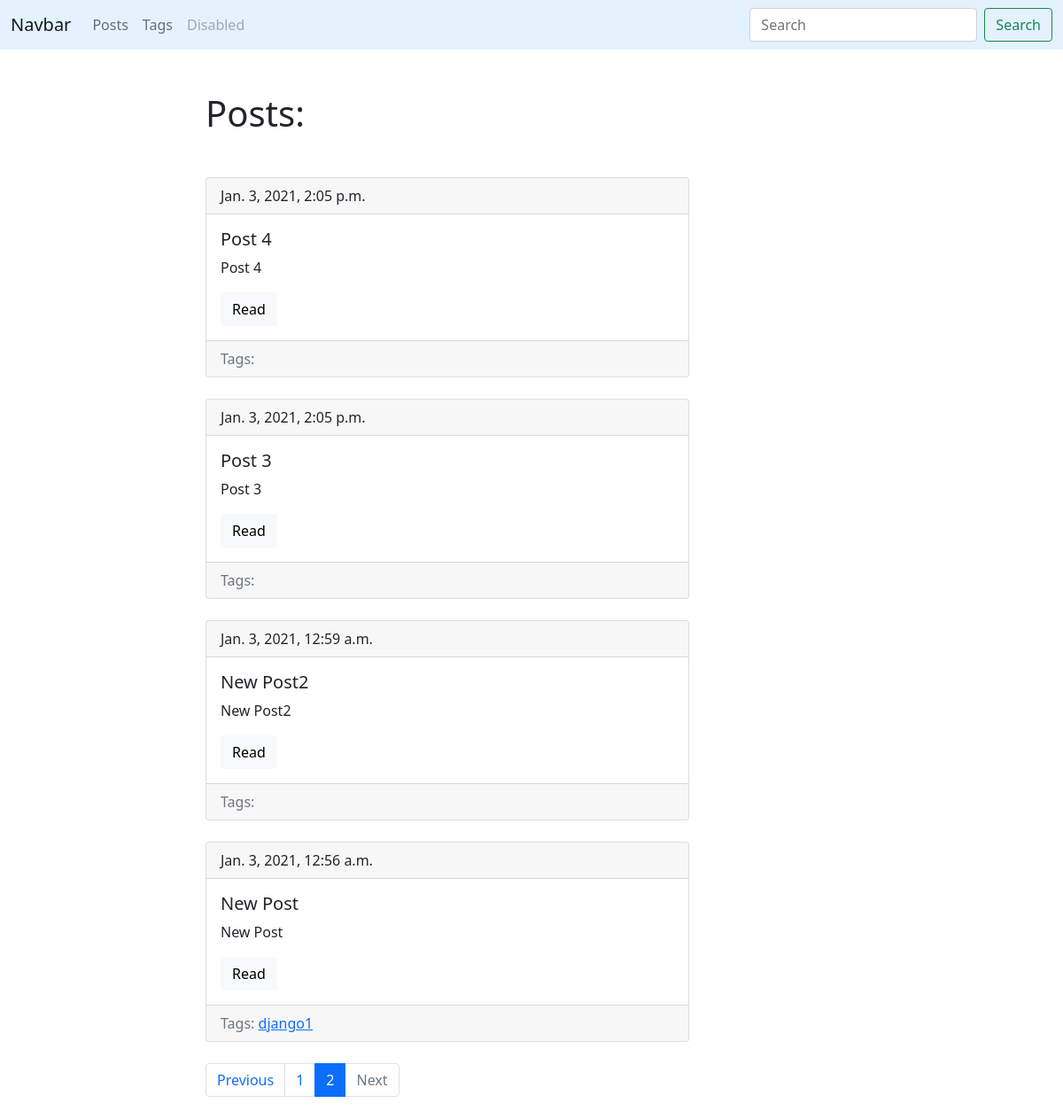
/blog/?page=2, run on an earlier commit of the app's database.
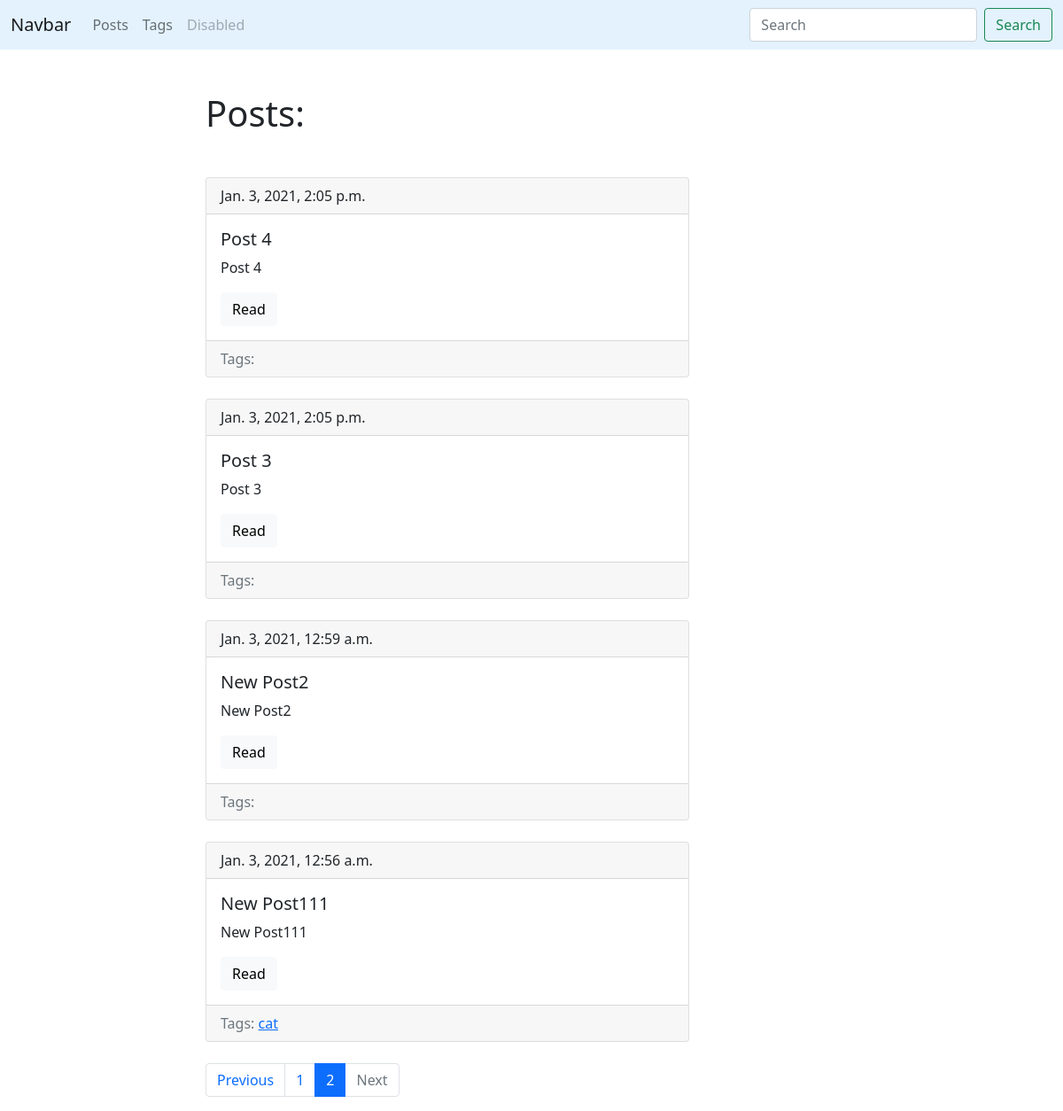
And on a later commit of the database.
### blog/models.py (models this page shows, shortened)
class Post(models.Model):
    title = models.CharField(max_length= 150, db_index = True)
    slug = models.SlugField(max_length=150, blank=True, unique=True)
    body = models.TextField(blank=True, db_index=True)
    tags = models.ManyToManyField('Tag', blank=True, related_name = 'posts')
    date_pub = models.DateTimeField(auto_now_add=True)
    def get_absolute_url(self):
        return reverse('post_detail_url', kwargs={'slug': self.slug})
    class Meta:
        ordering = ['-date_pub']

class Tag(models.Model):
    title = models.CharField(max_length=50)
    slug = models.SlugField(max_length=50, unique=True)
    def get_absolute_url(self):
        return reverse('tag_detail_url', kwargs={'slug': self.slug})
    class Meta:
        ordering = ['title']

### blog/views.py (the view)
# urls.py: path('', posts_list, name = 'posts_list_url'),
def posts_list(request):
    search_query = request.GET.get('search', '')
    if search_query:
        posts = Post.objects.filter(Q(title__icontains = search_query) | Q(body__icontains = search_query))
    else:
        posts = Post.objects.all()
    paginator = Paginator(posts, 4)
    page_number = request.GET.get('page', 1)
    page = paginator.get_page(page_number)
    is_paginated = page.has_other_pages()
    if page.has_previous():
        previous_url = f"?page={page.previous_page_number()}"
    else:
        previous_url = ''
    if page.has_next():
        next_url = f"?page={page.next_page_number()}"
    else:
        next_url = ''
    context = {
        'posts': page,
        'is_paginated': is_paginated,
        'previous_url' : previous_url,
        'next_url':next_url
    }
    return render(request, 'blog/index.html', context=context)

### blog/templates/blog/index.html (shortened to what this page needs)
{% extends 'blog/base_blog.html' %}
  {% block content %}
    <h1 class="mb-5"> Posts: </h1>
    {% for post in posts.object_list %}
        {% include 'blog/includes/post_card_template.html' %}
    {% endfor %}
  {% endblock %}

### blog/templates/blog/includes/post_card_template.html
    <div class="card mb-4">
        <div class="card-header">
            {{post.date_pub}}
        </div>
        <div class="card-body">
            <h5 class="card-title">{{post.title}}</h5>
            <p class="card-text">{{ post.title }}</p>
            <a href="{{ post.get_absolute_url }}" class="btn btn-light">Read</a>
        </div>
        <div class="card-footer text-muted">
            Tags:
            {% for tag in post.tags.all %}
                <a href="{{ tag.get_absolute_url }}"> {{tag.title}} </a>
            {% endfor %}
        </div>
    </div>

What changed in the data, as far as the page shows it:
changed Post: loses Tag (title "django1"); gains Tag (title "cat"); title "New Post" → "New Post111"
